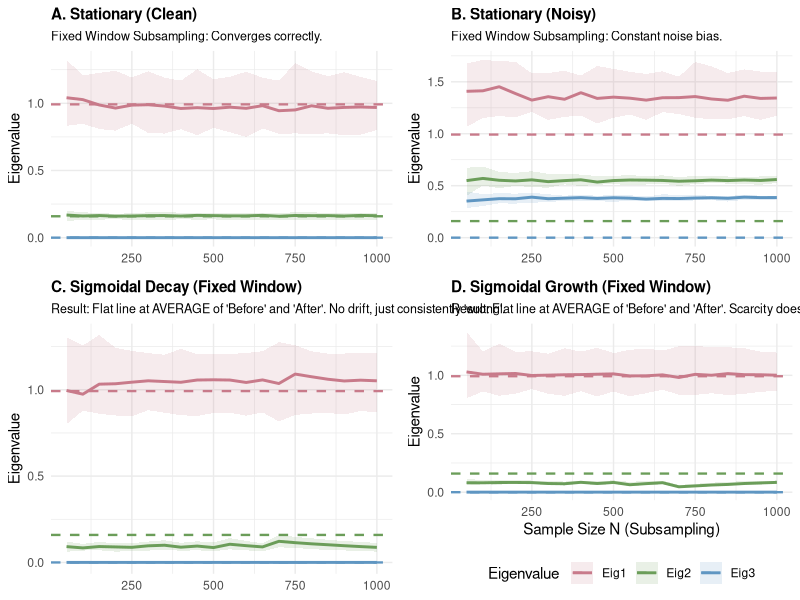

Here is the R script that generated this plot:
# --- 0. Setup and Libraries ---
if(!require("ggplot2")) install.packages("ggplot2")
if(!require("dplyr")) install.packages("dplyr")
if(!require("tidyr")) install.packages("tidyr")
if(!require("cowplot")) install.packages("cowplot")

library(ggplot2)
library(dplyr)
library(tidyr)
library(cowplot)

set.seed(999) 

# ==============================================================================
# 1. MODEL DEFINITION
# ==============================================================================

p <- 3
mu_base <- c(0, 0, 0)

# A. Base System
Theta_base <- matrix(c(
  0.5,  0.1, 0.0,
  -0.1, 0.8, 0.0,
  0.0,  0.0, 1.0   
), nrow=p, ncol=p, byrow=TRUE)

# Base Diffusion (Target Stationary)
diag_vals_target <- c(1.0, 0.5, 0.0) 

# B. Rotation
rnd_mat <- matrix(rnorm(9), 3, 3)
Rot <- qr.Q(qr(rnd_mat))

# C. Rotated Parameters
Theta <- Rot %*% Theta_base %*% t(Rot)
mu    <- Rot %*% mu_base

# D. Theoretical Stationary Covariance (for reference)
Sigma_base <- diag(diag_vals_target)
BBt <- (Rot %*% Sigma_base) %*% t(Rot %*% Sigma_base)
I_mat <- diag(p)
L_op <- kronecker(I_mat, Theta) + kronecker(Theta, I_mat)
vec_V <- solve(L_op, as.vector(BBt))
True_C0 <- matrix(vec_V, nrow=p, ncol=p)

true_eigs <- sort(eigen(True_C0)$values, decreasing = TRUE)
avg_signal_var <- mean(diag(True_C0))
noise_sd <- sqrt(avg_signal_var) 

cat("Target Stationary Eigenvalues:", round(true_eigs, 4), "\n")

# ==============================================================================
# 2. SIMULATION FUNCTIONS
# ==============================================================================

mat_exp <- function(A) {
  e <- eigen(A)
  V <- e$vectors
  D <- diag(exp(e$values))
  return(Re(V %*% D %*% solve(V)))
}

sigmoid <- function(t, t0, k) {
  1 / (1 + exp(-k * (t - t0)))
}

# --- NEW: Generate Full Trajectory First ---
generate_full_trajectory <- function(n_steps, dt, Theta, mu, Rot, mode="stationary") {
  
  Phi <- mat_exp(-Theta * dt)
  X <- matrix(0, nrow=n_steps, ncol=p)
  X[1, ] <- mu 
  curr_centered <- numeric(p)
  
  # Parameters for Abrupt Transition
  # We place the transition exactly in the middle of the Fixed Horizon
  t_mid <- n_steps / 2 
  k_slope <- 0.1 # Very abrupt/steep transition
  
  # Pre-calc Stationary Cholesky
  Sigma_stat <- Rot %*% diag(diag_vals_target)
  Q_stat <- (Sigma_stat %*% t(Sigma_stat)) * dt 
  chol_Q_stat <- t(chol(Q_stat))
  
  for (t in 1:(n_steps - 1)) {
    
    if (mode == "stationary") {
      chol_Q <- chol_Q_stat
    } else {
      if (mode == "decay") {
        # Max * (1 - sigmoid)
        val_2 <- 0.5 * (1 - sigmoid(t, t_mid, k_slope))
      } else if (mode == "growth") {
        # Max * sigmoid
        val_2 <- 0.5 * sigmoid(t, t_mid, k_slope)
      }
      
      current_diag <- c(1.0, val_2, 0.0)
      Sig_t <- Rot %*% diag(current_diag)
      Q_t <- (Sig_t %*% t(Sig_t)) * dt
      
      chol_Q <- tryCatch({
        suppressWarnings(t(chol(Q_t, pivot=TRUE)))
      }, error = function(e) {
        e_Q <- eigen(Q_t); val <- pmax(e_Q$values, 0)
        return(e_Q$vectors %*% diag(sqrt(val)) %*% t(e_Q$vectors))
      })
      
      if(is.matrix(chol_Q) && !is.null(attr(chol_Q, "pivot"))) {
        piv <- attr(chol_Q, "pivot")
        chol_Q <- chol_Q[order(piv), order(piv)]
      }
    }
    
    Z <- rnorm(p)
    curr_centered <- Phi %*% curr_centered + chol_Q %*% Z
    X[t+1, ] <- curr_centered + mu
  }
  return(X)
}

# --- NEW: Subsampling Runner ---
run_subsampling_experiment <- function(N_seq, reps, dt, Theta, mu, Rot, noise_sd, mode="stationary") {
  
  # Fixed Horizon: Long enough to contain the whole history
  TOTAL_STEPS <- 2000 
  
  results_list <- vector("list", length(N_seq) * reps)
  idx <- 1
  
  cat(paste0("Running Fixed-Window Experiment: ", mode, "...\n"))
  pb <- txtProgressBar(min = 0, max = reps, style = 3)
  
  for (r in 1:reps) {
    setTxtProgressBar(pb, r)
    
    # 1. Generate ONE full history for this replicate
    #    (The "Physical Reality" over the long period)
    X_full <- generate_full_trajectory(TOTAL_STEPS, dt, Theta, mu, Rot, mode)
    
    # Generate Noise Matrix (Full size) - only added if needed
    Noise_Full <- matrix(rnorm(TOTAL_STEPS * p, sd = noise_sd), nrow = TOTAL_STEPS, ncol = p)
    Y_full <- X_full + Noise_Full
    
    # 2. Subsample this history for different N
    for (n_sample in N_seq) {
      
      # systematic sampling: spread n_sample points evenly across 1:TOTAL_STEPS
      # We randomize the start index slightly to satisfy "Random Equidistant"
      step_size <- floor(TOTAL_STEPS / n_sample)
      start_idx <- sample(1:step_size, 1)
      indices <- seq(start_idx, by=step_size, length.out=n_sample)
      indices <- indices[indices <= TOTAL_STEPS] # Safety clip
      
      # Extract Data
      X_sub <- X_full[indices, , drop=FALSE]
      Y_sub <- Y_full[indices, , drop=FALSE]
      
      # Calculate Eigenvalues
      if (mode == "stationary") {
        # A (Clean) and B (Noisy)
        eigs_clean <- sort(eigen(cov(X_sub))$values, decreasing = TRUE)
        eigs_noisy <- sort(eigen(cov(Y_sub))$values, decreasing = TRUE)
      } else {
        # C and D: Clean ONLY (No Measurement Noise requested)
        eigs_clean <- sort(eigen(cov(X_sub))$values, decreasing = TRUE)
        eigs_noisy <- eigs_clean # Placeholder
      }
      
      results_list[[idx]] <- data.frame(
        Mode = mode,
        N = n_sample, Rep = r,
        Clean_Eig1 = eigs_clean[1], Clean_Eig2 = eigs_clean[2], Clean_Eig3 = eigs_clean[3],
        Noisy_Eig1 = eigs_noisy[1], Noisy_Eig2 = eigs_noisy[2], Noisy_Eig3 = eigs_noisy[3]
      )
      idx <- idx + 1
    }
  }
  close(pb)
  return(do.call(rbind, results_list))
}

# ==============================================================================
# 3. EXECUTE & PLOT
# ==============================================================================

# We go up to N=1000, which is half the total resolution of the simulated reality
N_values <- seq(50, 1000, by = 50) 
Replicates <- 30 
dt <- 0.1

data_stat   <- run_subsampling_experiment(N_values, Replicates, dt, Theta, mu, Rot, noise_sd, mode="stationary")
data_decay  <- run_subsampling_experiment(N_values, Replicates, dt, Theta, mu, Rot, noise_sd, mode="decay")
data_growth <- run_subsampling_experiment(N_values, Replicates, dt, Theta, mu, Rot, noise_sd, mode="growth")

all_data <- bind_rows(data_stat, data_decay, data_growth)

get_summary <- function(data, prefix) {
  data %>%
    select(Mode, N, Rep, starts_with(prefix)) %>%
    pivot_longer(cols = starts_with(prefix), names_to = "Eigenvalue", values_to = "Value") %>%
    mutate(Eigenvalue = gsub(paste0(prefix, "_"), "", Eigenvalue)) %>%
    group_by(Mode, N, Eigenvalue) %>%
    summarise(
      Median = median(Value),
      Lower = quantile(Value, 0.10),
      Upper = quantile(Value, 0.90),
      .groups = "drop"
    )
}

clean_summ <- get_summary(all_data, "Clean")
noisy_summ <- get_summary(all_data, "Noisy")

plot_A_data <- filter(clean_summ, Mode == "stationary")
plot_B_data <- filter(noisy_summ, Mode == "stationary")
plot_C_data <- filter(clean_summ, Mode == "decay") 
plot_D_data <- filter(clean_summ, Mode == "growth")

# Formatting
true_lines <- data.frame(Eigenvalue = c("Eig1", "Eig2", "Eig3"), Value = true_eigs)
plot_cols <- hcl.colors(3, palette = "Dark 2") |> setNames(c("Eig1","Eig2","Eig3"))

create_plot <- function(data, title, subtitle, show_legend=FALSE) {
  p <- ggplot(data, aes(x=N, group=Eigenvalue)) +
    geom_ribbon(aes(ymin=Lower, ymax=Upper, fill=Eigenvalue), alpha=0.15) +
    geom_line(aes(y=Median, color=Eigenvalue), size=1) +
    geom_hline(data=true_lines, aes(yintercept=Value, color=Eigenvalue), linetype="dashed", size=0.8) +
    labs(title=title, subtitle=subtitle, y="Eigenvalue", x=if(show_legend) "Sample Size N (Subsampling)" else NULL) +
    scale_color_manual(values=plot_cols) + scale_fill_manual(values=plot_cols) +
    theme_minimal() + 
    theme(plot.title=element_text(face="bold", size=11),
          plot.subtitle=element_text(size=9))
  
  if(!show_legend) {
    p <- p + theme(legend.position="none")
  } else {
    p <- p + theme(legend.position="bottom")
  }
  return(p)
}

pA <- create_plot(plot_A_data, 
                  "A. Stationary (Clean)", 
                  "Fixed Window Subsampling: Converges correctly.")

pB <- create_plot(plot_B_data, 
                  "B. Stationary (Noisy)", 
                  "Fixed Window Subsampling: Constant noise bias.")

# Note for C and D: The "True" dashed line represents the INITIAL Stationary state.
# We expect the solid line to settle roughly HALFWAY between the dashed line and zero
# because the window covers both states equally.

pC <- create_plot(plot_C_data, 
                  "C. Sigmoidal Decay (Fixed Window)", 
                  "Result: Flat line at AVERAGE of 'Before' and 'After'. No drift, just consistently 'wrong'.", 
                  show_legend=FALSE)

pD <- create_plot(plot_D_data, 
                  "D. Sigmoidal Growth (Fixed Window)", 
                  "Result: Flat line at AVERAGE of 'Before' and 'After'. Scarcity doesn't hide the history.", 
                  show_legend=TRUE)

final_plot <- plot_grid(
  plot_grid(pA, pB, ncol=2),
  plot_grid(pC, pD, ncol=2),
  ncol=1, rel_heights=c(1, 1.2)
)

png(filename = "./Datas/Fixed_Window_Subsampling.png",
    width = 14, height = 10, units = "in", family = "sans", res = 150)
print(final_plot)
dev.off()